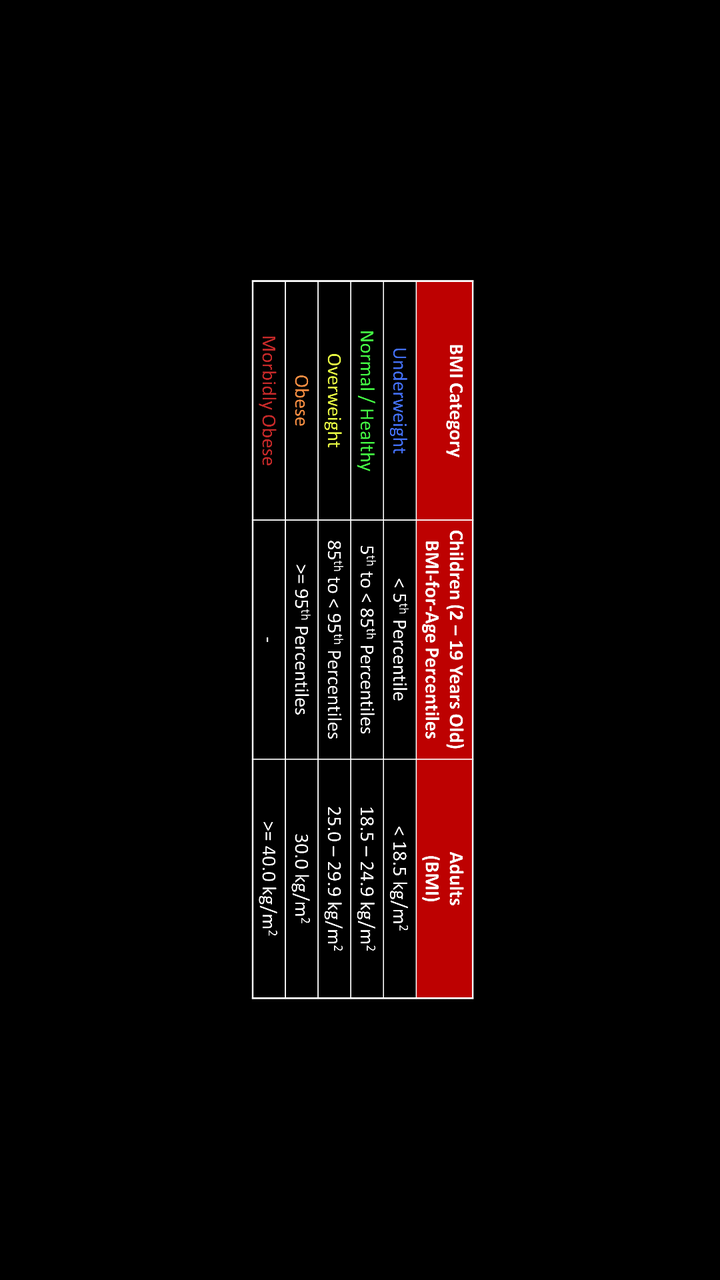
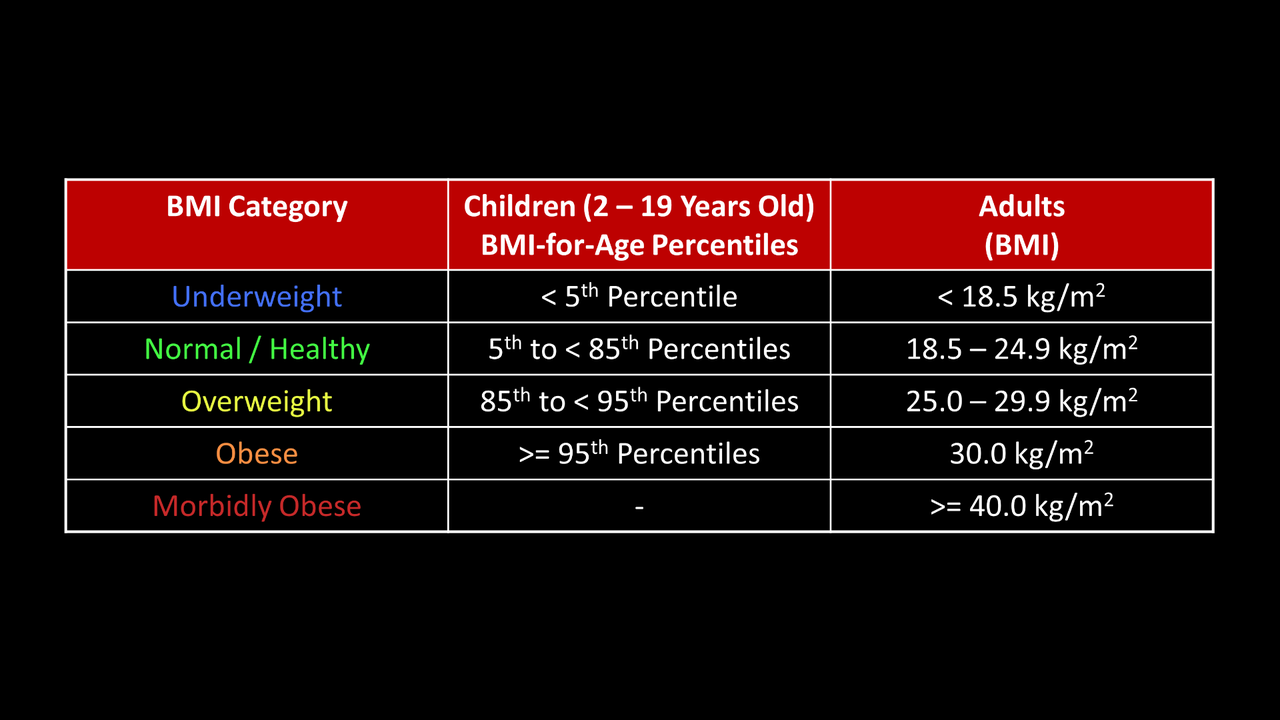

First picture: res/layout/ on a phone held upright. Second picture: the repository's own variant of that layout, on a device whose configuration matches the variant's folder. Source for both follows.
<!-- AndroidManifest.xml: application theme Theme.BOMA -->
<!-- res/layout/activity_larger_image.xml -->
<?xml version="1.0" encoding="utf-8"?>
<androidx.constraintlayout.widget.ConstraintLayout xmlns:android="http://schemas.android.com/apk/res/android"
    xmlns:app="http://schemas.android.com/apk/res-auto"
    xmlns:tools="http://schemas.android.com/tools"
    android:layout_width="match_parent"
    android:layout_height="match_parent"
    android:background="#000000"
    tools:context=".LargerImage">

    <ImageView
        android:id="@+id/imageView3"
        android:layout_width="0dp"
        android:layout_height="0dp"
        android:background="#000000"
        android:rotation="90"
        android:scaleType="fitCenter"
        android:scaleX="@android:dimen/thumbnail_width"
        app:layout_constraintBottom_toBottomOf="parent"
        app:layout_constraintEnd_toEndOf="parent"
        app:layout_constraintStart_toStartOf="parent"
        app:layout_constraintTop_toTopOf="parent"
        app:srcCompat="@drawable/bmi_reference_chart_2"
        tools:srcCompat="@drawable/bmi_reference_chart_2" />
</androidx.constraintlayout.widget.ConstraintLayout>
<!-- resources referenced by this layout -->
<resources>
  <!-- drawable bmi_reference_chart_2: png bitmap (drawable-mdpi, 86742 bytes) -->
  <style name="Theme.BOMA" parent="Theme.MaterialComponents.DayNight.DarkActionBar">
          
          <item name="colorPrimary">@color/purple_500</item>
          <item name="colorPrimaryVariant">@color/purple_700</item>
          <item name="colorOnPrimary">@color/white</item>
          
          <item name="colorSecondary">@color/teal_200</item>
          <item name="colorSecondaryVariant">@color/teal_700</item>
          <item name="colorOnSecondary">@color/black</item>
          
          <item name="android:statusBarColor" tools:targetApi="l">?attr/colorPrimaryVariant</item>
          
      </style>
  <color name="purple_500">#FF6200EE</color>
  <color name="purple_700">#FF3700B3</color>
  <color name="white">#FFFFFFFF</color>
  <color name="teal_200">#FF03DAC5</color>
  <color name="teal_700">#FF018786</color>
  <color name="black">#FF000000</color>
</resources>
<!-- res/layout-land/activity_larger_image.xml (the repository's variant of the layout above) -->
<!-- drawn on the phone turned sideways -->
<?xml version="1.0" encoding="utf-8"?>
<androidx.constraintlayout.widget.ConstraintLayout xmlns:android="http://schemas.android.com/apk/res/android"
    xmlns:app="http://schemas.android.com/apk/res-auto"
    xmlns:tools="http://schemas.android.com/tools"
    android:layout_width="match_parent"
    android:layout_height="match_parent"
    android:background="#000000">

    <ImageView
        android:id="@+id/imageView2"
        android:layout_width="0dp"
        android:layout_height="0dp"
        android:background="#000000"
        app:layout_constraintBottom_toBottomOf="parent"
        app:layout_constraintEnd_toStartOf="@+id/guideline94"
        app:layout_constraintHorizontal_bias="0.0"
        app:layout_constraintStart_toStartOf="@+id/guideline32"
        app:layout_constraintTop_toTopOf="parent"
        app:srcCompat="@drawable/bmi_reference_chart_2" />

    <androidx.constraintlayout.widget.Guideline
        android:id="@+id/guideline32"
        android:layout_width="wrap_content"
        android:layout_height="wrap_content"
        android:layout_marginStart="16dp"
        android:orientation="vertical"
        app:layout_constraintGuide_percent=".05"
        app:layout_constraintStart_toStartOf="parent" />

    <androidx.constraintlayout.widget.Guideline
        android:id="@+id/guideline94"
        android:layout_width="wrap_content"
        android:layout_height="wrap_content"
        android:layout_marginEnd="16dp"
        android:orientation="vertical"
        app:layout_constraintEnd_toEndOf="parent"
        app:layout_constraintGuide_percent=".95" />
</androidx.constraintlayout.widget.ConstraintLayout>
